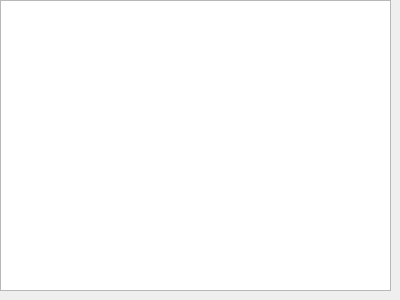
<?xml version="1.0" encoding="UTF-8"?>
<ui version="4.0">
 <class>OnlineUser</class>
 <widget class="QWidget" name="OnlineUser">
  <property name="geometry">
   <rect>
    <x>0</x>
    <y>0</y>
    <width>400</width>
    <height>300</height>
   </rect>
  </property>
  <property name="windowTitle">
   <string>Form</string>
  </property>
  <widget class="QListWidget" name="onlineUser_PB">
   <property name="geometry">
    <rect>
     <x>0</x>
     <y>0</y>
     <width>391</width>
     <height>291</height>
    </rect>
   </property>
  </widget>
 </widget>
 <resources/>
 <connections/>
</ui>
